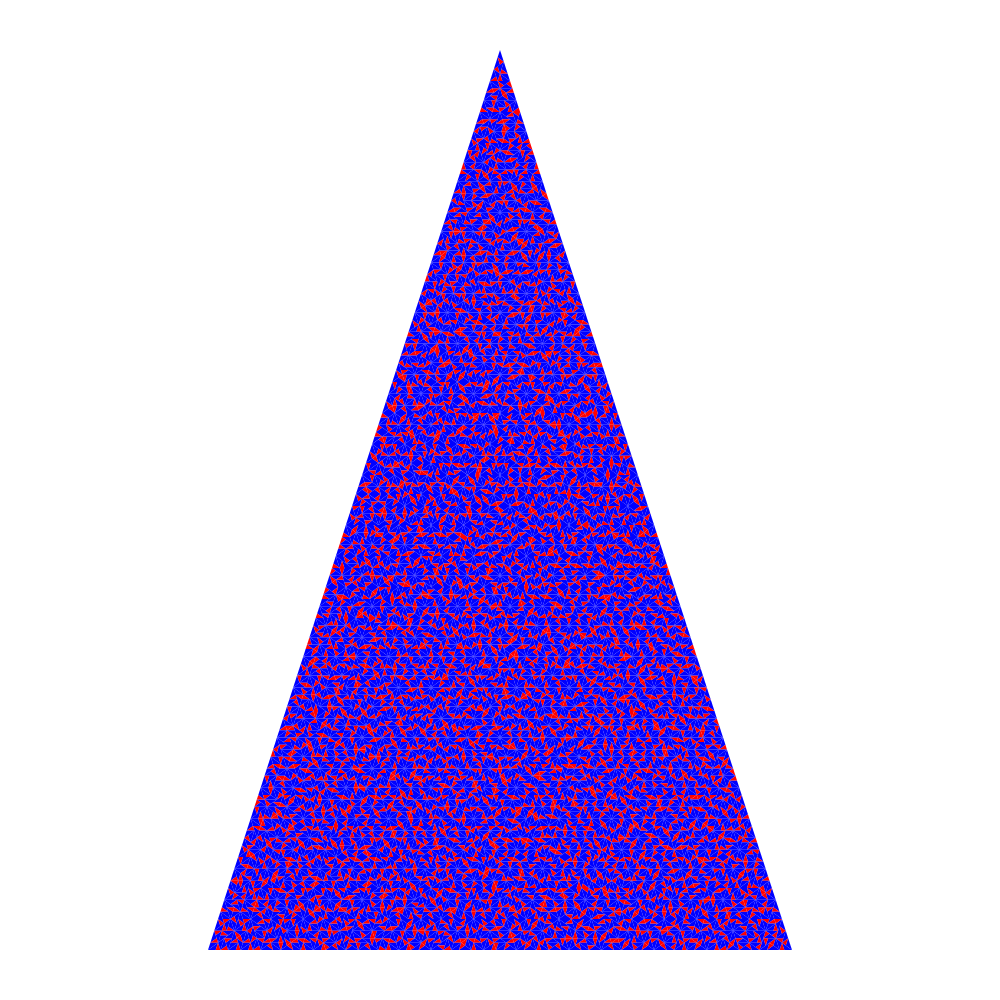
Frame 1 (no input)
Frame 60 (no input): identical to frame 1, image omitted
Frame 120 (the mouse pressed at the canvas centre since frame 60): identical to frame 1, image omitted

The p5.js sketch that drew this single still picture (run headless with seeded random() and noise() and a simulated clock; from frame 60 on, the mouse is pressed at the canvas centre):

// p5.js sketch
// ── sketch.js
//penrose:

let all_tris = [];

function setup() {
  createCanvas(1000, 1000);

  //draw first one:
  all_tris[0] = new Triangle(500, 50, 208, 950, 792, 950, 0);

  //subdivide:
  for (let i = 0; i < 10; i++) {
    all_tris = all_tris.map((t) => t.subdivide()).flat();
  }
}

function draw() {
  background(255);

  for (let tri of all_tris) {
    tri.display();
  }
}

class Triangle {
  constructor(x1, y1, x2, y2, x3, y3, col) {
    this.x1 = x1;
    this.x2 = x2;
    this.x3 = x3;
    this.y1 = y1;
    this.y2 = y2;
    this.y3 = y3;
    this.col = col;
  }
  display() {
    if (this.col == 0) {
      fill(255, 0, 0);
    } else {
      fill(0, 0, 255);
    }
    noStroke();
    triangle(this.x1, this.y1, this.x2, this.y2, this.x3, this.y3);

    // this.subdivide();
  }
  subdivide() {
    //px = b / a+b * ax, and a / a + b * bx -> to find how far along you are on line ab.

    if (this.col == 0) {
      //red:

      let n = random();

      let [px, py] = [0, 0];

      if (n < 0.5) {
        [px, py] = find_p(this.x1, this.y1, this.x2, this.y2);

        return [
          new Triangle(this.x3, this.y3, px, py, this.x2, this.y2, 0),
          new Triangle(px, py, this.x1, this.y1, this.x3, this.y3, 1),
        ];
      } else {
        [px, py] = find_p(this.x1, this.y1, this.x3, this.y3);

        return [
          new Triangle(this.x2, this.y2, px, py, this.x3, this.y3, 0),
          new Triangle(px, py, this.x1, this.y1, this.x2, this.y2, 1),
        ];
      }
    } else {
      //blue:
      let n = random();

      if (n < 0.5) {
        let [qx, qy] = find_p(this.x2, this.y2, this.x1, this.y1);
        let [rx, ry] = find_p(this.x2, this.y2, this.x3, this.y3);

        return [
          new Triangle(qx, qy, this.x2, this.y2, rx, ry, 1),
          new Triangle(rx, ry, this.x1, this.y1, qx, qy, 0),
          new Triangle(rx, ry, this.x1, this.y1, this.x3, this.y3, 1),
        ];
      } else {
        let [qx, qy] = find_p(this.x3, this.y3, this.x1, this.y1);
        let [rx, ry] = find_p(this.x3, this.y3, this.x2, this.y2);

        return [
          new Triangle(qx, qy, this.x3, this.y3, rx, ry, 1),
          new Triangle(rx, ry, this.x1, this.y1, qx, qy, 0),
          new Triangle(rx, ry, this.x1, this.y1, this.x2, this.y2, 1),
        ];
      }
    }
  }
}

function find_p(ax, ay, bx, by) {
  let a_frac = (Math.sqrt(5) - 1) / 2;
  let b_frac = 1 - a_frac;
  let px = b_frac * ax + a_frac * bx;
  let py = b_frac * ay + a_frac * by;

  return [px, py];
}
